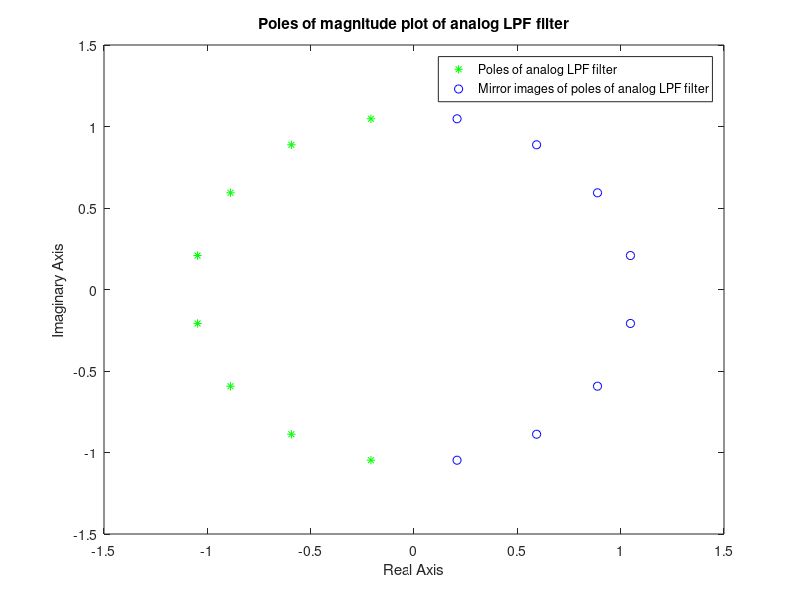
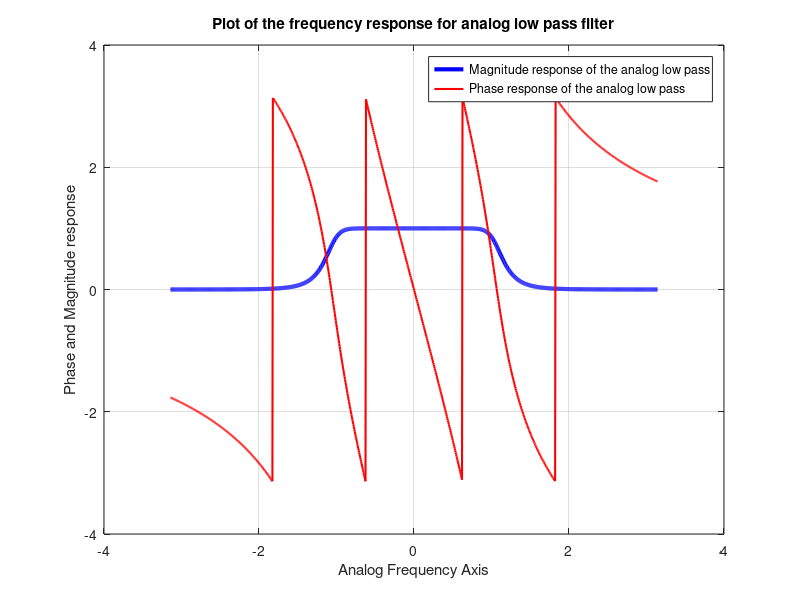

The MATLAB script that drew these images, in order: (Note: this script raises an error after producing the figures.)
clear all;
%Filter specifications for the first filter
f_s = 330; %sampling frequency in kHz
m = 22; q_m = floor(0.1*m); r_m = m - 10*q_m;
BL1 = 25 + 1.7*q_m + 6.1*r_m; BH1 = BL1 + 20; 
BS_low = BL1 - 4; BS_high = BH1 + 4;
w_small = (2*pi/f_s)*[BS_low, BL1, BH1, BS_high];
Omega = tan(w_small/2);
del1 = 0.15; del2 = 0.15;
%choosing the parameters for the transformed low pass version
Omega_o = sqrt(Omega(2)*Omega(3));
B = Omega(3)-Omega(2);
Omega_lpf = (Omega.^2-Omega_o.^2)./(B*Omega); % aplying the analog frequency transform
omega_s = min(abs(Omega_lpf(1)),abs(Omega_lpf(4))); omega_p = 1; 
%Now we perform the calculations for the butterworth design
D1 = (1/(1-del1)^2) - 1; D2 = (1/del2)^2 - 1;
N = ceil((log(D2/D1))/(2*log(omega_s/omega_p)));
omega_c_upper = omega_s/(D2^(1/(2*N))); omega_c_lower = omega_p/(D1^(1/(2*N))); 
omega_c = (omega_c_upper+omega_c_lower)/2;
%roots of the denominator ..........
k = 0:(2*N-1); power = (2*k+1)*(pi/(2*N));
s_k = (1i)*omega_c*exp((1i)*power);
x_cord = real(s_k); y_cord = imag(s_k);
x_cord1 = zeros(0,1); y_cord1 = zeros(0,1); x_cord2 = zeros(0,1); y_cord2 = zeros(0,1); 
for j = 1:size(x_cord,2)
    if x_cord(j) < 0
        x_cord1(end+1) = x_cord(j); y_cord1(end+1) = y_cord(j);
    else
        x_cord2(end+1) = x_cord(j); y_cord2(end+1) = y_cord(j);
    end
end
plot(x_cord1,y_cord1,'g*',x_cord2,y_cord2,'bo'); legend('Poles of analog LPF filter', 'Mirror images of poles of analog LPF filter');
title('Poles of magnitude plot of analog LPF filter'); ylabel('Imaginary Axis'); xlabel('Real Axis');

s = linspace(-pi,pi,1000);
s = 1i*s; 
my_poles = x_cord1 + 1i*y_cord1;
s1 = s - my_poles(1); s2 = s - my_poles(2); s3 = s - my_poles(3); s4 = s - my_poles(4);
s5 = s - my_poles(5); s6 = s - my_poles(6); s7 = s - my_poles(7); s8 = s - my_poles(8);
denominator = s1.*s2.*s3.*s4.*s5.*s6.*s7.*s8;
s = -1i*s;
H = (omega_c^8)./denominator; 
H_mag = abs(H); H_phase = angle(H); %plot(s,H_phase); 
figure(); 
plot(s,H_mag,'blue','LineWidth',3);  hold on; grid on;
plot(s,H_phase,'red','LineWidth',1.5); legend('Magnitude response of the analog low pass','Phase response of the analog low pass')
xlabel('Analog Frequency Axis'); ylabel('Phase and Magnitude response');
title('Plot of the frequency response for analog low pass filter');

%calculating the frequency response for the band-pss filter
% s_cord = linspace(-pi,pi,1000);
% s = 1i*s_cord; s = (s.^2 + Omega_o^2)./(B*s);
% my_poles = x_cord1 + 1i*y_cord1;
% s1 = s - my_poles(1); s2 = s - my_poles(2); s3 = s - my_poles(3); s4 = s - my_poles(4);
% s5 = s - my_poles(5); s6 = s - my_poles(6); s7 = s - my_poles(7); s8 = s - my_poles(8);
% denominator = s1.*s2.*s3.*s4.*s5.*s6.*s7.*s8;
% H = (omega_c^8)./denominator; 
% H_mag = abs(H); H_phase = angle(H); %plot(s,H_phase); 
% figure();
% plot(s_cord,H_mag,'blue','LineWidth',3);  hold on;
% plot(s_cord,H_phase,'red','LineWidth',1.5); legend('Magnitude response of the analog low pass','Phase response of the analog low-pass')

BP_poles = calc_poles(Omega_o,B,my_poles); 
figure();
plot(BP_poles,'g*'); legend('Poles of analog BPF filter')
title('Poles of analog BPF filter'); ylabel('Imaginary Axis'); xlabel('Real Axis');

s_cord = linspace(-pi,pi,1000);
s = 1i*s_cord; 
den = s-BP_poles(1); 
for j = 2:size(BP_poles,2)
    den = den.*(s-BP_poles(j));
end
H = ((omega_c*B*s).^8)./den;
H_mag = abs(H); H_phase = angle(H); %plot(s,H_phase); 
figure(); 
plot(s_cord,H_mag,'green','LineWidth',3);  hold on; grid on;
plot(s_cord,H_phase,'red','LineWidth',1.5); legend('Magnitude response of the analog band pass','Phase response of the analog band pass')
xlabel('Analog Frequency Axis'); ylabel('Phase and Magnitude response');
title('Plot of the frequency response for analog band pass filter');

%Converting into discete filter by using bilateral transformation
z_poles = (1+BP_poles)./(1-BP_poles);   
figure();
plot(z_poles,'r*'); hold on; plot(1,0,'bo'); plot(-1,0,'bo'); grid on;
legend('Poles of Discrete Time BPF Filter','Zeros of Discrete Time BPF(Order = 8)')
title('Poles and Zeros of Discrete BPF filter'); ylabel('Imaginary Axis'); xlabel('Real Axis');
syms z_real z_imaginary; fimplicit(z_real.^2 + z_imaginary.^2 - 1);
xlim([-2 2]);
ylim([-2 2]);

%Plotting the frequency response of the discrete filter that we have designed
w = linspace(-pi,pi,10000);
E = exp(-1i*w);
denom = 1-BP_poles(1) - (1+BP_poles(1))*E; 
for j = 2:size(BP_poles,2)
    denom = denom.*(1-BP_poles(j)-(1+BP_poles(j))*E);
end
H_discrete = ((omega_c*B*(1-E.^2)).^8)./denom;
H_mag_dis = abs(H_discrete); H_phase_dis = angle(H_discrete);  
figure(); 
plot(w,H_mag_dis/max(H_mag_dis),'green','LineWidth',3);  hold on; grid on;
plot(w,H_phase_dis,'red','LineWidth',1.5); legend('Magnitude response of the discrete band pass','Phase response of the discrete band pass')
xlabel('Discrete Domain Frequency Axis'); ylabel('Phase and Magnitude Response');
title('Plot of the frequency response for discrete band pass filter');




